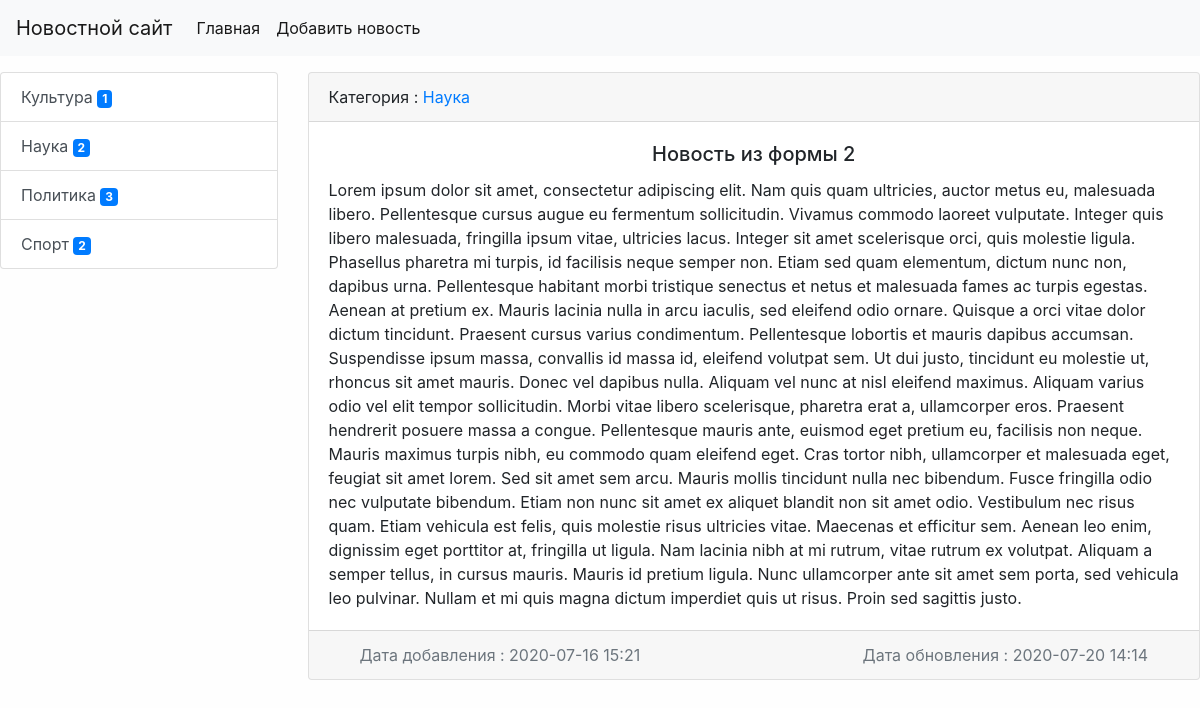
The page /news/6/ on the database as committed earlier.
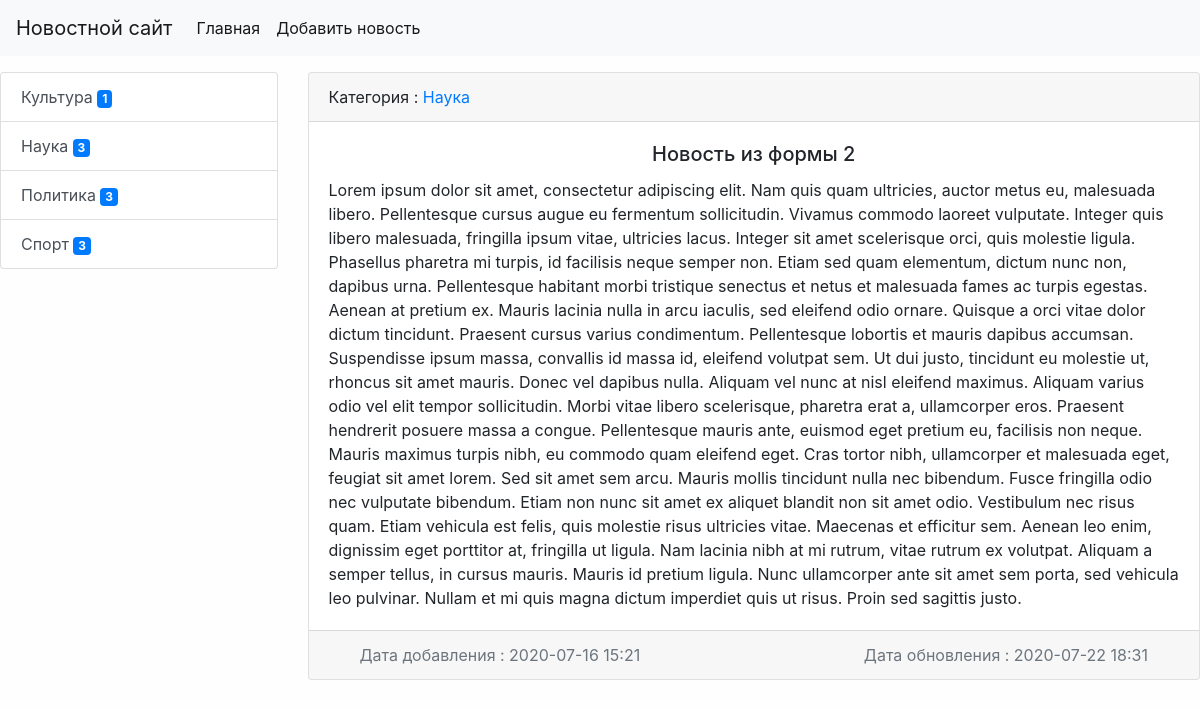
The same page on the database as committed later.
### news/models.py (models this page shows, shortened)
class Category(models.Model):
    title = models.CharField(max_length=150, db_index=True, verbose_name='Наименование категории')
    def get_absolute_url(self):
        return reverse('category', kwargs={'category_id': self.pk})
    class Meta:
        verbose_name = 'Категория'
        verbose_name_plural = 'Категории'
        ordering = ['title']

class News(models.Model ):
    title = models.CharField(max_length=150, verbose_name='Наименование')
    content = models.TextField(verbose_name='Контент')
    created_at = models.DateTimeField(auto_now_add=True, verbose_name='Опубликовано')
    update_at = models.DateTimeField(auto_now=True, verbose_name='Обновление')
    photo = models.ImageField(upload_to='photos/%Y/%m/%d', blank=True, verbose_name='Фото')
    is_published = models.BooleanField(default=True, verbose_name='Опубликовано ?')
    category = models.ForeignKey('Category', on_delete=models.PROTECT, null=True, verbose_name='Категория')
    views = models.IntegerField(default=0)
    class Meta:
        verbose_name = 'Новость'
        verbose_name_plural = 'Новости'
        ordering = ['-created_at']

### news/views.py (the view)
# urls.py: path('news/<int:pk>/', ViewNews.as_view(), name='view_news'),
class ViewNews(DetailView):
    model = News
    template_name = 'news/news_detail.html'

### news/templatetags/news_tags.py (called while the page is built)
@register.inclusion_tag('news/list_categories.html')
def show_categories():
    categories = Category.objects.annotate(cnt=Count('news')).filter(cnt__gt=0)
    return {
        'categories': categories,
    }

### news/templates/news/news_detail.html (shortened to what this page needs)
{% extends 'base.html' %}
{% block sidebar %}
{% include 'inc/_sidebar.html' %}
{% endblock %}
{% block content %}
<div class="card mb-5">
    <div class="card-header">
        Категория :
        <a href="{{ object.category.get_absolute_url }}">
            {{ object.category.title }}
        </a>
    </div>
    <div class="card-body">
        <div class="media d-flex align-items-center">
            <div class="media-body">
                <h5 class="card-title text-center">{{ object.title }}</h5>
                <p class="card-text">{{ object.content }}</p>
            </div>
        </div>
    </div>
    <div class="card-footer text-muted ">
        <div class="row justify-content-between ml-3 mr-3">
            <div class="col-auto"> Дата добавления : {{ object.created_at|date:"Y-m-d H:i" }}</div>
            <div class="col-auto">
                Дата обновления : {{ object.update_at|date:"Y-m-d H:i" }}
            </div>
        </div>
    </div>
</div>
{% endblock %}

### templates/base.html (shortened to what this page needs)
<!doctype html>
{% load static %}
<html landfasg="en">
<head>
    <link rel="stylesheet" href="{% static 'bootstrap/css/bootstrap.min.css' %}">
    <link rel="stylesheet" href="{% static 'css/style.css' %}">
</head>
<body>
    {% include 'inc/_nav.html' %}
    <div class="conteiner mt-3">
        <div class="row">
            <div class="col-md-3">
                {% block sidebar %}SIDEBAR{% endblock %}
            </div>
            <div class="col-md-9">
                {% block content %}CONTENT{% endblock %}
            </div>
        </div>
    </div>
</body>
</html>

### templates/inc/_nav.html (shortened to what this page needs)
<nav class="navbar navbar-expand-lg navbar-light bg-light">
    <a class="navbar-brand" href="{% url 'home' %}">Новостной сайт</a>
    <div class="collapse navbar-collapse" id="navbarSupportedContent">
        <ul class="navbar-nav mr-auto">
            <li class="nav-item active"><a class="nav-link" href="{% url 'home' %}">Главная</a></li>
            <li class="nav-item active"><a class="nav-link" href="{% url 'add_news' %}">Добавить новость</a></li>
        </ul>
    </div>
</nav>

### templates/inc/_sidebar.html (shortened to what this page needs)
{% load news_tags %}
{% show_categories %}

### news/templates/news/list_categories.html
<div class="list-group">
    {% for item in categories %}
    <a href="{% url 'category' item.pk %}" class="list-group-item list-group-item-action">
        {{ item.title }} <span class="badge badge-primary">{{ item.cnt }}</span>
    </a>
    {% endfor %}
</div>

### my_first_project/static/css/style.css (style rules this page uses)
body { background-color: #fefefe73; }

Rows that differ between the two databases and show on the page:
computed for Category "Наука": cnt "2" → "3"
computed for Category "Спорт": cnt "2" → "3"
changed News "Новость из формы 2": update_at "2020-07-20 14:14" → "2020-07-22 18:31"
